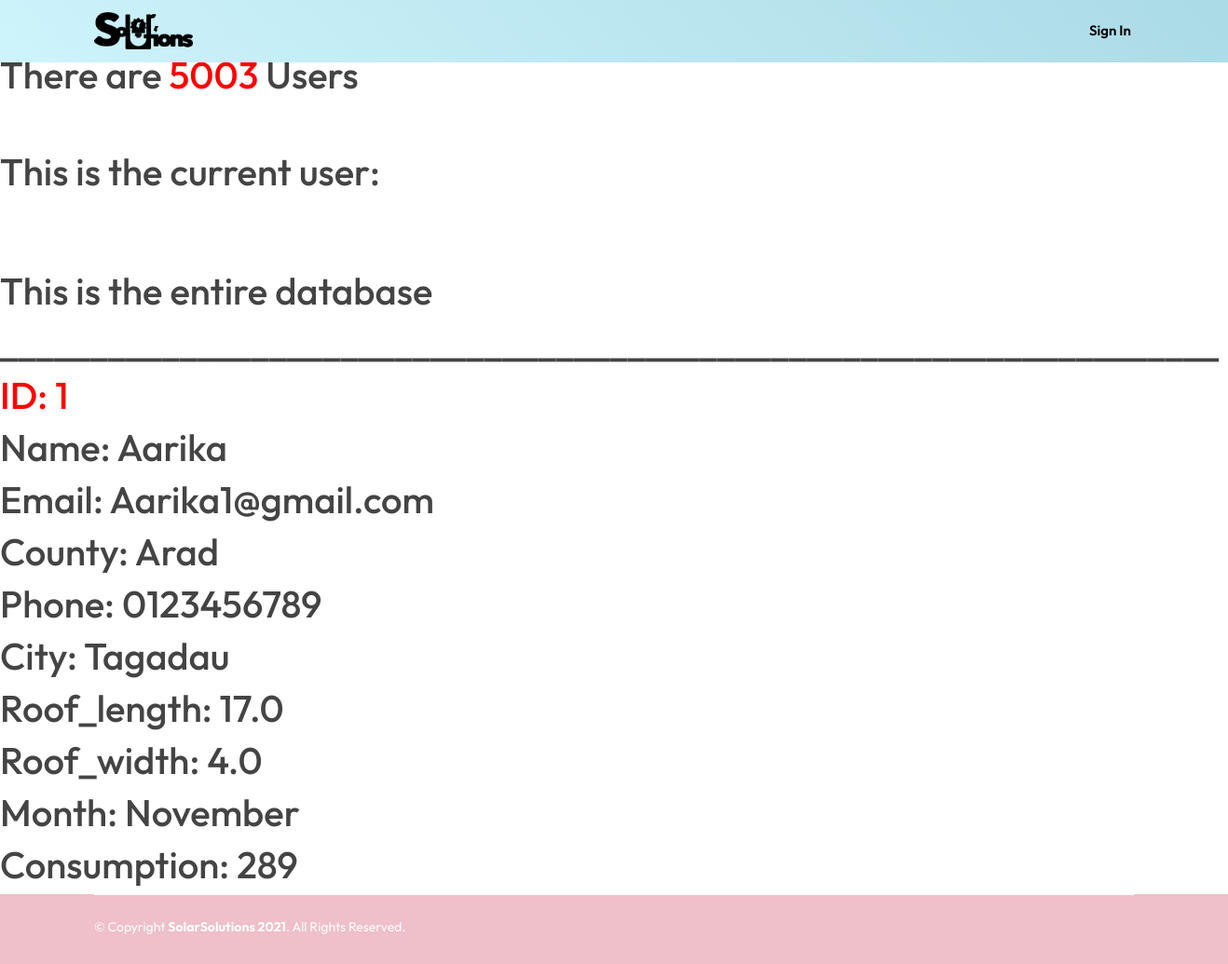
The page /database on the database its author committed.
### website/models.py (models this page shows)
class User(db.Model, UserMixin):
    id = db.Column(db.Integer, primary_key=True)
    name = db.Column(db.String(150))
    email = db.Column(db.String(150), unique=True)
    password = db.Column(db.String(150))
    phone = db.Column(db.String(150))
    county = db.Column(db.String(150))
    city = db.Column(db.String(150))
    roof_length = db.Column(db.Float)
    roof_width = db.Column(db.Float)
    month = db.Column(db.String(150))
    consumption = db.Column(db.Integer)
    budget = db.Column(db.Integer)

### website/views.py (the view)
@views.route('/database')
def database():
    rows = User.query.count()
    return render_template('database.html', user=current_user, show_system=False , table_user=User.query.all(), rows=rows)

### website/templates/database.html (shortened to what this page needs)
{% extends "header_footer_general.html" %}
{% block content %}
<h1>This are all the users</h1>
<h1>There are <span style="color: red;"> {{rows}}</span>  Users</h1>
<br>
<br>
<h1>This is the current user:</h1>
<br>
<br>
<br>
<h1>This is the entire database</h1>
<div style="display: block;">
{% with user = table_user[0] %}
<h1>____________________________________________________________________</h1>
<h1 style="color: red;"> ID: {{user.id}} </h1>
<h1>Name: {{user.name}}</h1>
<h1>Email: {{user.email}}</h1>
<h1>County: {{user.county}}</h1>
<h1>Phone: {{user.phone}}</h1>
<h1>City: {{user.city}}</h1>
<h1>Roof_length: {{user.roof_length}}</h1>
<h1>Roof_width: {{user.roof_width}}</h1>
<h1>Month: {{user.month}}</h1>
<h1>Consumption: {{user.consumption}}</h1>
{% endwith %}
</div>
{% endblock %}

### website/static/assets/css/style.css (style rules this page uses)
body { font-family: "Outfit", sans-serif; color: #444444; }
h1, h2, h3, h4, h5, h6 { font-family: "Outfit", sans-serif; }

### rows shown on the page
User: id "1", name "Aarika", email "Aarika1@gmail.com", county "Arad", phone "0123456789", city "Tagadau", roof_length "17.0", roof_width "4.0", month "November", consumption "289"

### other values the page prints
{{ rows }} "5003"
